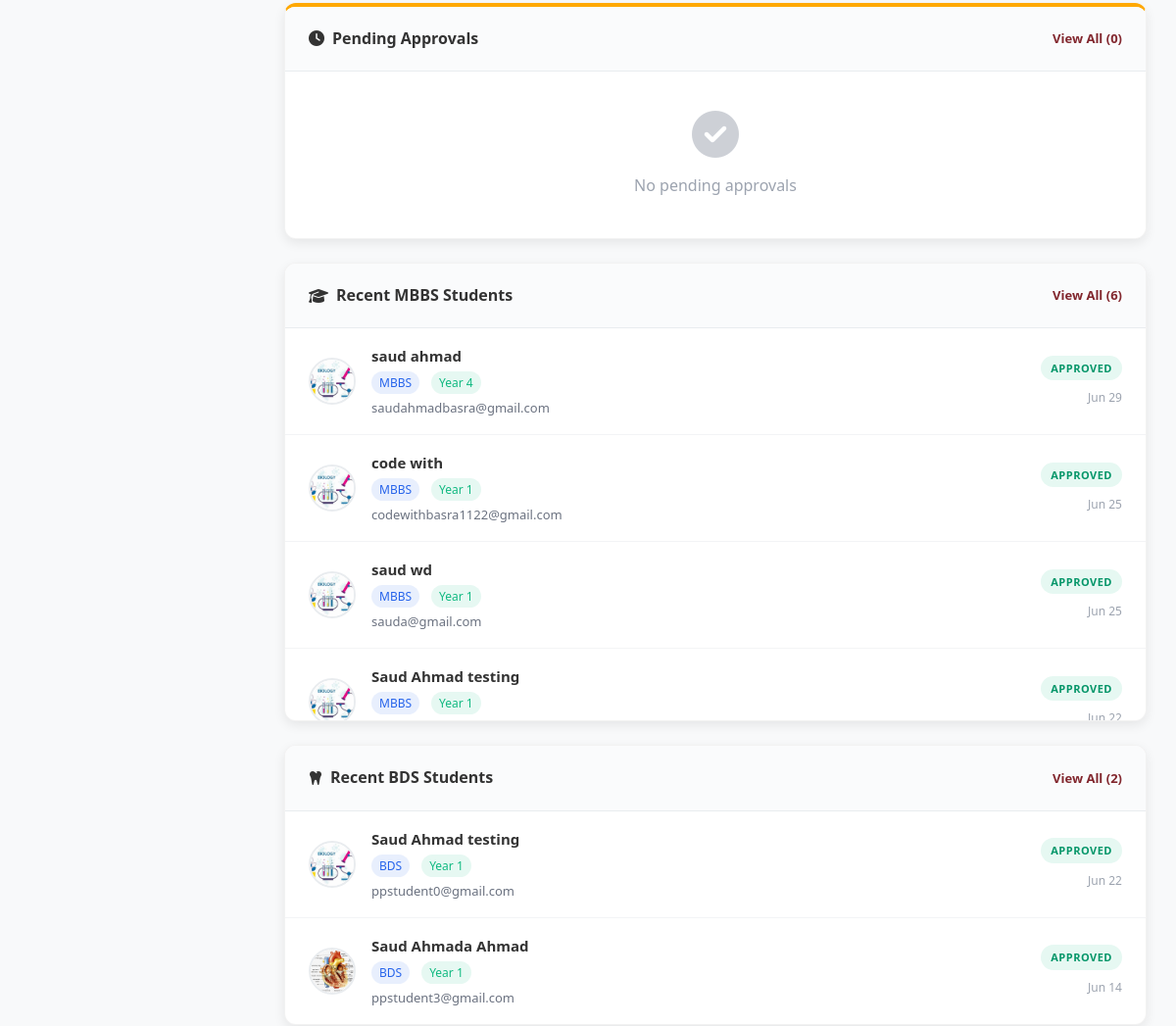
/dashboard/ (signed in, middle part), run on an earlier commit of the app's database.
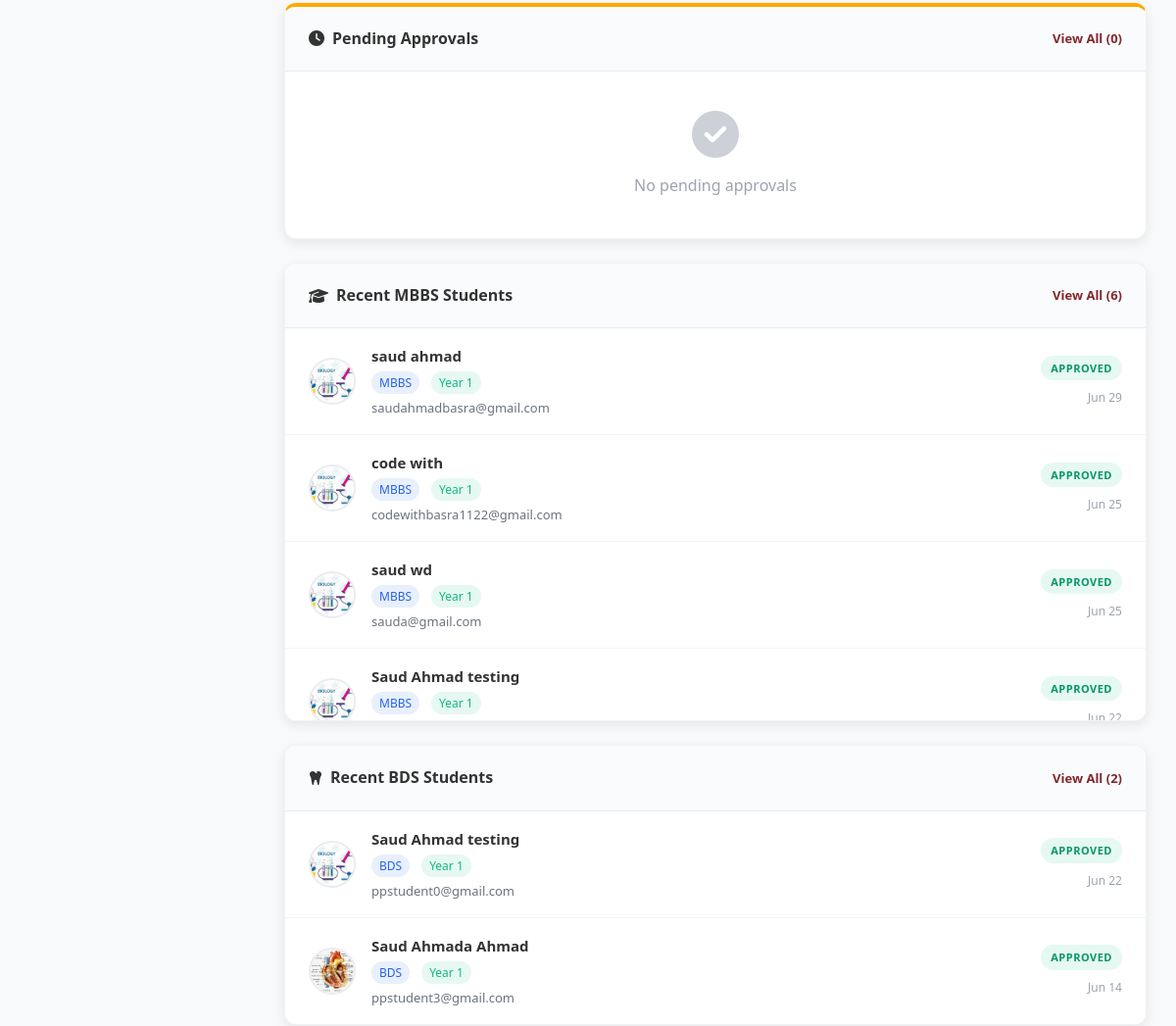
And on a later commit of the database.
### user_management/models.py (models this page shows, shortened)
class CustomUser(AbstractUser):
    APPROVAL_STATUS = (
        ('pending', 'Pending Approval'),
        ('approved', 'Approved'),
        ('rejected', 'Rejected'),
    )
    DEGREE_CHOICES = (
        ('MBBS', 'MBBS'),
        ('BDS', 'BDS'),
    )
    YEAR_CHOICES = (
        (1, 'First Year'),
        (2, 'Second Year'),
        (3, 'Third Year'),
        (4, 'Fourth Year'),
        (5, 'Fifth Year'),
    )
    email = models.EmailField(unique=True)
    is_admin = models.BooleanField(default=False)
    approval_status = models.CharField(max_length=20, choices=APPROVAL_STATUS, default='pending')
    degree = models.CharField(max_length=10, choices=DEGREE_CHOICES, blank=True, null=True)
    year = models.IntegerField(choices=YEAR_CHOICES, blank=True, null=True)
    last_active = models.DateTimeField(blank=True, null=True)
    current_session_key = models.CharField(max_length=40, blank=True, null=True)
    terms_accepted = models.BooleanField(default=False)
    profile_image = models.ImageField(upload_to='profile_images/', blank=True, null=True)
    payment_slip = models.ImageField(upload_to='payment_slips/', blank=True, null=True)
    voucher_reference = models.CharField(
        max_length=50,
        blank=True,
        null=True,
        help_text="Optional voucher code or reference number"
    )
    email_verified = models.BooleanField(default=False)
    activation_token = models.CharField(max_length=100, blank=True, null=True)
    activation_sent_at = models.DateTimeField(blank=True, null=True)
    activated_at = models.DateTimeField(blank=True, null=True)
    is_account_activated = models.BooleanField(default=False)  # Final activation status
    USERNAME_FIELD = 'email'
    REQUIRED_FIELDS = ['username']

### dashboard/views.py (the view)
# urls.py: path('dashboard/', include('dashboard.urls')),
@login_required
def dashboard(request):
    if request.user.is_admin or request.user.is_superuser:
        return admin_dashboard(request)
    else:
        return student_dashboard(request)

### dashboard/views.py (called while the page is built)
def calculate_growth_percentage(degree, regular_users):
    current_week = timezone.now() - timedelta(days=7)
    previous_week = timezone.now() - timedelta(days=14)
    current_count = regular_users.filter(
        degree=degree,
        date_joined__gte=current_week
    ).count()
    previous_count = regular_users.filter(
        degree=degree,
        date_joined__gte=previous_week,
        date_joined__lt=current_week
    ).count()
    if previous_count == 0:
        return 100 if current_count > 0 else 0
    return round(((current_count - previous_count) / previous_count) * 100, 1)

def get_total_questions_count():
    try:
        from questionbank.models import Question
        return Question.objects.count()
    except ImportError:
        return 0

def get_active_sessions_count():
    try:
        from user_management.models import UserSession
        return UserSession.objects.filter(is_active=True).count()
    except ImportError:
        return 0

### user_management/context_processors.py (called while the page is built, shortened)
def admin_navigation_stats(request):
    User = get_user_model()
    if not request.user.is_authenticated:
        return {}
    return {}

### templates/dashboard/admin_dashboard.html (shortened to what the changed rows need)
{% load static %}
<!DOCTYPE html>
<html lang="en">
<head>
    <link rel="stylesheet" href="{% static 'css/DAstyles.css' %}" />
    <link rel="stylesheet" href="https://cdnjs.cloudflare.com/ajax/libs/font-awesome/6.4.0/css/all.min.css" />
</head>
<body>
    <div class="container">
        <main class="main-content">
            <div class="dashboard-content">
                <section class="users-section">
                    <div class="users-container">
                        <div class="users-card">
                            <div class="users-list">
                                {% for user in recent_mbbs_users %}
                                <div class="user-item" onclick="location.href='/admin/user_management/customuser/{{ user.id }}/change/'" style="cursor: pointer;">
                                    <div class="user-avatar">
                                        {% if user.profile_image %}
                                            <img src="{{ user.profile_image.url }}" alt="{{ user.get_full_name }}" />
                                        {% else %}
                                            <div class="avatar-placeholder">{{ user.first_name|first|upper }}</div>
                                        {% endif %}
                                    </div>
                                    <div class="user-info">
                                        <div class="user-name">{{ user.first_name }} {{ user.last_name }}</div>
                                        <div class="user-meta">
                                            <span class="user-degree">{{ user.degree }}</span>
                                            <span class="user-year">Year {{ user.year }}</span>
                                        </div>
                                        <div class="user-email">{{ user.email }}</div>
                                    </div>
                                    <div class="user-status">
                                        <span class="status-badge {{ user.approval_status }}">{{ user.approval_status }}</span>
                                        <span class="join-date">{{ user.date_joined|date:"M d" }}</span>
                                    </div>
                                </div>
                                {% empty %}
                                <div class="empty-state">
                                    <i class="fas fa-user-graduate"></i>
                                    <p>No recent MBBS registrations</p>
                                </div>
                                {% endfor %}
                            </div>
                        </div>
                    </div>
                </section>
            </div>
        </main>
    </div>
</body>
</html>

What changed in the data, as far as the page shows it:
changed CustomUser "ahmad": year "4" → "1"
